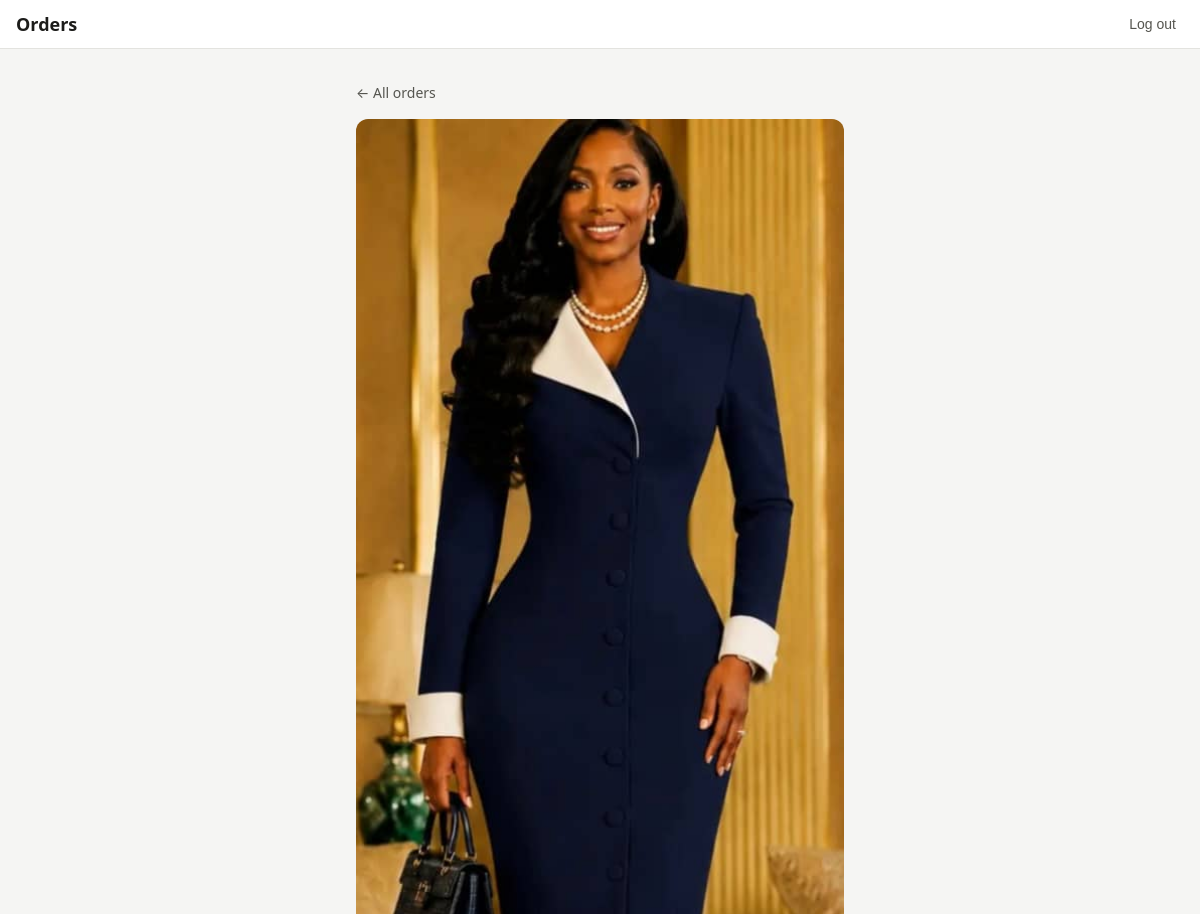
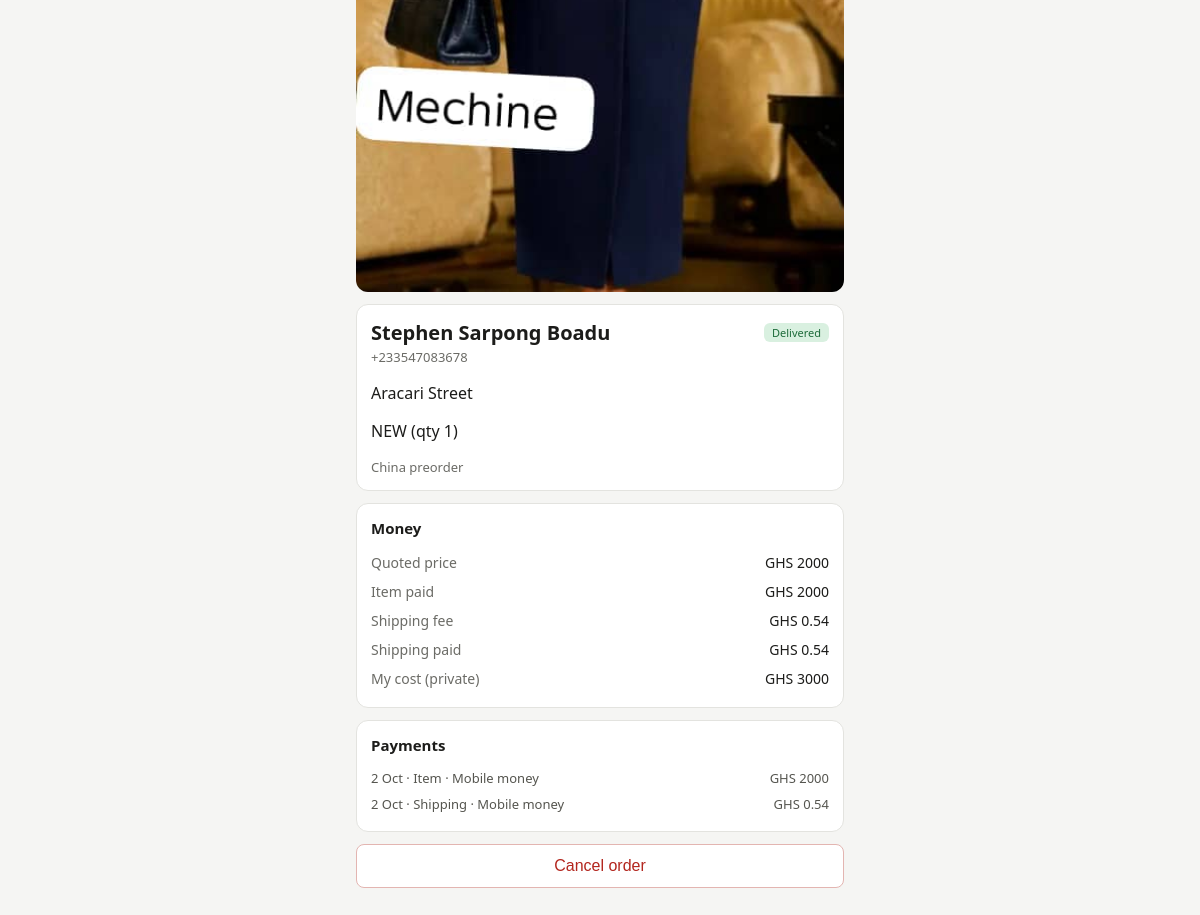
Page /orders/3/ (signed in) on the committed database (2 pictures, top to bottom).
### orders/models.py (models this page shows, shortened)
class OrderPhoto(models.Model):
    order = models.ForeignKey(Order, on_delete=models.CASCADE, related_name="photos")
    image = models.ImageField(upload_to="orders/%Y/%m/")
    created_at = models.DateTimeField(auto_now_add=True)

class Order(models.Model):
    class SourceType(models.TextChoices):
        CHINA_PREORDER = "china_preorder", "China preorder"
        NIGERIA_PREORDER = "nigeria_preorder", "Nigeria preorder"
        NIGERIA_STOCK = "nigeria_stock", "Nigeria stock"
    class Stage(models.TextChoices):
        REQUESTED = "requested", "Requested"
        QUOTED = "quoted", "Quoted"
        PAID = "paid", "Paid"
        PURCHASED = "purchased", "Purchased"
        IN_TRANSIT = "in_transit", "In transit"
        ARRIVED = "arrived", "Arrived"
        SHIPPING_PAID = "shipping_paid", "Shipping paid"
        DELIVERED = "delivered", "Delivered"
    customer = models.ForeignKey(
        Customer, on_delete=models.PROTECT, related_name="orders"
    )
    address = models.ForeignKey(
        Address, on_delete=models.SET_NULL, null=True, blank=True, related_name="orders"
    )
    batch = models.ForeignKey(
        Batch, on_delete=models.SET_NULL, null=True, blank=True, related_name="orders"
    )
    source_type = models.CharField(max_length=20, choices=SourceType.choices)
    item_notes = models.TextField(blank=True, help_text="Colour, variant, etc.")
    quantity = models.PositiveIntegerField(default=1)
    quoted_price = models.DecimalField(
        max_digits=12, decimal_places=2, null=True, blank=True
    )
    currency = models.CharField(
        max_length=3, choices=Currency.choices, default=Currency.GHS
    )
    cost = models.DecimalField(max_digits=12, decimal_places=2, null=True, blank=True)
    cost_currency = models.CharField(
        max_length=3, choices=Currency.choices, default=Currency.GHS
    )
    exchange_rate = models.DecimalField(
        max_digits=12,
        decimal_places=6,
        null=True,
        blank=True,
        help_text="Multiply cost by this to get cedis. Saved so later rate changes don't alter history.",
    )
    size_band = models.ForeignKey(
        SizeBand, on_delete=models.SET_NULL, null=True, blank=True
    )
    shipping_fee = models.DecimalField(
        max_digits=12, decimal_places=2, null=True, blank=True
    )
    stage = models.CharField(
        max_length=15, choices=Stage.choices, default=Stage.REQUESTED
    )
    is_cancelled = models.BooleanField(default=False)
    created_at = models.DateTimeField(auto_now_add=True)
    delivered_on = models.DateField(null=True, blank=True)
    objects = OrderQuerySet.as_manager()
    class Meta:
        ordering = ["-created_at"]
        indexes = [models.Index(fields=["stage"])]
    def paid_total(self, kind):
        total = self.payments.filter(kind=kind, currency=self.currency).aggregate(
            t=Sum("amount")
        )["t"]
        return total or Decimal("0")

class Customer(models.Model):
    name = models.CharField(max_length=120, blank=True)
    phone = models.CharField(max_length=20, unique=True)
    notes = models.TextField(blank=True)
    created_at = models.DateTimeField(auto_now_add=True)
    class Meta:
        ordering = ["name", "phone"]

class Address(models.Model):
    customer = models.ForeignKey(
        Customer, on_delete=models.CASCADE, related_name="addresses"
    )
    label = models.CharField(max_length=40, blank=True)
    details = models.TextField(help_text="Area, landmark, directions")
    is_default = models.BooleanField(default=False)
    class Meta:
        verbose_name_plural = "addresses"

class Payment(models.Model):
    class Kind(models.TextChoices):
        ITEM = "item", "Item"
        SHIPPING = "shipping", "Shipping"
    class Method(models.TextChoices):
        MOMO = "momo", "Mobile money"
        CASH = "cash", "Cash"
        BANK = "bank", "Bank transfer"
    order = models.ForeignKey(Order, on_delete=models.CASCADE, related_name="payments")
    kind = models.CharField(max_length=10, choices=Kind.choices)
    amount = models.DecimalField(max_digits=12, decimal_places=2)
    currency = models.CharField(
        max_length=3, choices=Currency.choices, default=Currency.GHS
    )
    method = models.CharField(max_length=10, choices=Method.choices, default=Method.MOMO)
    paid_on = models.DateField(default=timezone.localdate)

### orders/views.py (the view, shortened to what this page needs)
# urls.py: path("orders/<int:pk>/", views.order_detail, name="order_detail"),
@login_required
def order_detail(request, pk):
    order = get_object_or_404(
        Order.objects.active()
        .select_related("customer", "address", "batch", "size_band")
        .prefetch_related("photos", "payments"),
        pk=pk,
    )
    def fresh():
        return Order.objects.get(pk=order.pk)
    bal = balances(order)
    payment_form = PaymentForm(initial=payment_initial(order, bal))
    shipping_form = ShippingForm(instance=fresh())
    quote_form = QuoteForm(instance=fresh())
    can_add_payment = (bal["item_balance"] or 0) > 0 or (bal["shipping_balance"] or 0) > 0
    context = {
        "order": order,
        "payments": order.payments.all(),
        "next_step": next_step(order),
        "suggested_fee": order.suggested_shipping_fee() if order.size_band else None,
        "can_add_payment": can_add_payment,
        "payment_form": payment_form,
        "shipping_form": shipping_form,
        "quote_form": quote_form,
        **bal,
    }
    return render(request, "orders/order_detail.html", context)

### orders/models.py (called while the page is built)
    def active(self):
        return self.filter(is_cancelled=False)

### orders/views.py (called while the page is built)
def next_step(order):
    if (
        order.source_type == Order.SourceType.NIGERIA_STOCK
        and order.stage == Order.Stage.PAID
    ):
        return Order.Stage.DELIVERED, "Mark as delivered"
    return NEXT_STAGE.get(order.stage)

def balances(order):
    item_paid = order.paid_total(Payment.Kind.ITEM)
    shipping_paid = order.paid_total(Payment.Kind.SHIPPING)
    item_balance = order.quoted_price - item_paid if order.quoted_price else None
    shipping_balance = (
        order.shipping_fee - shipping_paid if order.shipping_fee is not None else None
    )
    return {
        "item_paid": item_paid,
        "shipping_paid": shipping_paid,
        "item_balance": item_balance,
        "shipping_balance": shipping_balance,
    }

def payment_initial(order, bal):
    if order.stage == Order.Stage.ARRIVED and (bal["shipping_balance"] or 0) > 0:
        return {"kind": Payment.Kind.SHIPPING, "amount": bal["shipping_balance"]}
    if (bal["item_balance"] or 0) > 0:
        return {"kind": Payment.Kind.ITEM, "amount": bal["item_balance"]}
    return {}

### orders/templates/orders/order_detail.html (shortened to what this page needs)
{% extends "orders/base.html" %}
{% block content %}
<p><a class="back" href="{% url 'order_list' %}">&larr; All orders</a></p>
{% for photo in order.photos.all %}
  <a href="{{ photo.image.url }}"><img class="photo" src="{{ photo.image.url }}" alt=""></a>
{% endfor %}
<div class="card">
  <div class="top">
    <h1>{{ order.customer.name|default:order.customer.phone }}</h1>
    <span class="badge s-{{ order.stage }}">{{ order.get_stage_display }}</span>
  </div>
  <div class="muted">{{ order.customer.phone }}</div>
  {% if order.address %}<p>{{ order.address.details }}</p>{% endif %}
  <p>{{ order.item_notes|default:"No notes" }} (qty {{ order.quantity }})</p>
  <div class="muted">{{ order.get_source_type_display }}{% if order.batch %} · {{ order.batch.label }}{% endif %}</div>
</div>
<div class="card">
  <h2>Money</h2>
  <div class="kv"><span>Quoted price</span><span>{% if order.quoted_price %}{{ order.currency }} {{ order.quoted_price|floatformat:"-2" }}{% else %}Not quoted{% endif %}</span></div>
  <div class="kv"><span>Item paid</span><span>{{ order.currency }} {{ item_paid|floatformat:"-2" }}</span></div>
  <div class="kv"><span>Shipping fee</span><span>{% if order.shipping_fee is not None %}{{ order.currency }} {{ order.shipping_fee|floatformat:"-2" }}{% else %}Not set{% endif %}</span></div>
  {% if order.shipping_fee is not None %}
    <div class="kv"><span>Shipping paid</span><span>{{ order.currency }} {{ shipping_paid|floatformat:"-2" }}</span></div>
  {% endif %}
  {% if order.cost %}<div class="kv"><span>My cost (private)</span><span>{{ order.cost_currency }} {{ order.cost|floatformat:"-2" }}</span></div>{% endif %}
</div>
<div class="card">
  <h2>Payments</h2>
  {% for payment in payments %}
    <div class="pay"><span>{{ payment.paid_on|date:"j M" }} · {{ payment.get_kind_display }} · {{ payment.get_method_display }}</span><span>{{ payment.currency }} {{ payment.amount|floatformat:"-2" }}</span></div>
  {% empty %}
    <p class="muted">No payments yet.</p>
  {% endfor %}
</div>
<form method="post" onsubmit="return confirm('Cancel this order?');">
  <button class="secondary" type="submit">Cancel order</button>
</form>
{% endblock %}

### orders/templates/orders/base.html (style rules this page uses)
* { box-sizing: border-box; }
body { margin: 0; font-family: system-ui, -apple-system, "Segoe UI", Roboto, sans-serif; background: #f5f5f3; color: #1c1c1a; }
h1 { font-size: 20px; margin: 4px 0 16px; }
.muted { color: #6b6b66; font-size: 13px; margin-top: 2px; }
button, .primary { display: block; width: 100%; padding: 12px; font-size: 16px; border: 0; border-radius: 8px; background: #1f6f5c; color: #fff; text-align: center; text-decoration: none; cursor: pointer; }
.badge { font-size: 11px; padding: 2px 8px; border-radius: 6px; background: #e8e8e4; color: #55554f; white-space: nowrap; }
.s-shipping_paid, .s-delivered { background: #d9f0e0; color: #1d6b3a; }

### orders/templates/orders/order_detail.html (style rules this page uses)
.back { color: #55554f; text-decoration: none; font-size: 14px; }
.card { background: #fff; border: 1px solid #e3e3df; border-radius: 12px; padding: 14px; margin: 12px 0; }
.card h2 { font-size: 15px; margin: 0 0 10px; }
.top { display: flex; justify-content: space-between; align-items: center; gap: 8px; }
.top h1 { margin: 0; }
.photo { width: 100%; border-radius: 12px; margin-top: 12px; display: block; }
.kv { display: flex; justify-content: space-between; padding: 5px 0; font-size: 14px; }
.kv span:first-child { color: #6b6b66; }
.pay { display: flex; justify-content: space-between; font-size: 13px; padding: 4px 0; color: #55554f; }
.secondary { background: #fff; color: #b3261e; border: 1px solid #e3b5b1; margin-top: 8px; }

### rows in the picture
OrderPhoto: image (picture)
Order: customer.name "Stephen Sarpong Boadu", stage "Delivered", customer.phone "+233547083678", address.details "Aracari Street", item_notes "NEW", quantity "1", source_type "China preorder", currency "GHS", quoted_price "2000", shipping_fee "0.54", cost_currency "GHS", cost "3000"
Payment: paid_on "2 Oct", kind "Item", method "Mobile money", currency "GHS", amount "2000"
Payment: paid_on "2 Oct", kind "Shipping", method "Mobile money", currency "GHS", amount "0.54"

### other values in the picture
{{ item_paid|floatformat:"-2" }} "2000"
{{ shipping_paid|floatformat:"-2" }} "0.54"
